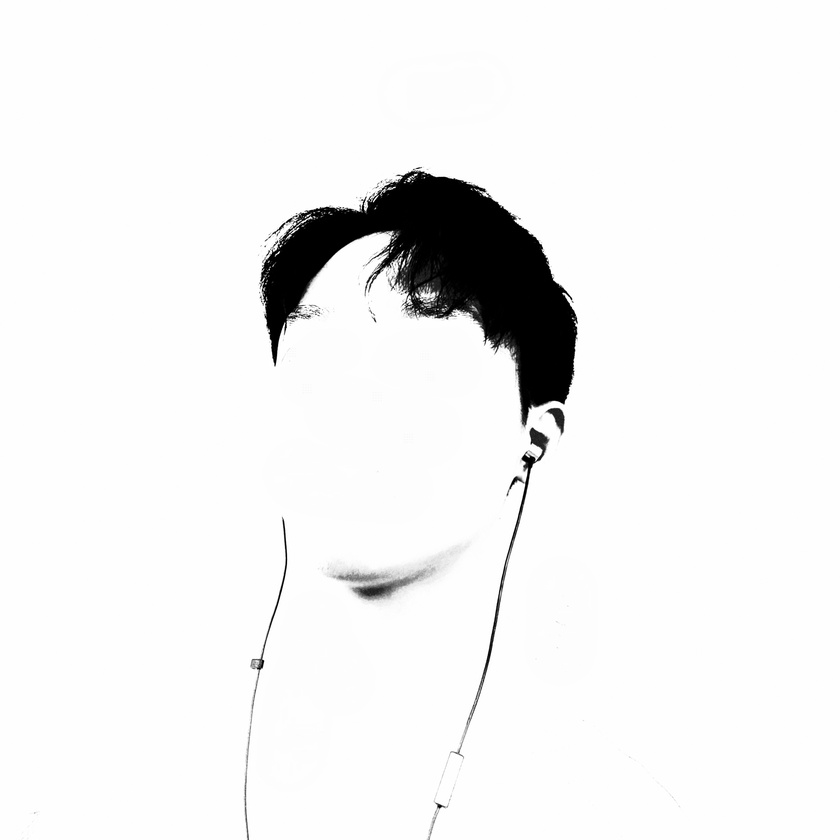
#> input picture 2019/02/17/Python生成词云图/mask.jpg, 840 x 840 px, shrunk from 3880 x 3876 before the run
$ python code.py
#> lines starting #> are read from the running program, lines starting #| are printed output that depends on the picture; after the words box and inside, x2 and y2 are one past the last pixel; in counts of white or black regions, pixels touching at a corner belong together
import os
import cv2
import numpy as np
from wordcloud import WordCloud

font = 'C:/Windows/Fonts/SIMYOU.TTF'    # 幼圆
string = 'LouisHsu 单键 小叔叔 想静静 95后 傲娇 skrrrrrrr 大猫座 佛了 要秃 嘤嘤嘤 真香'

mask = cv2.imread('./mask.jpg', cv2.IMREAD_GRAYSCALE)
#> mask is the input picture: shape (840, 840); min 0, max 255, mean 241.3
thresh, mask = cv2.threshold(mask, 127, 255, cv2.THRESH_BINARY)
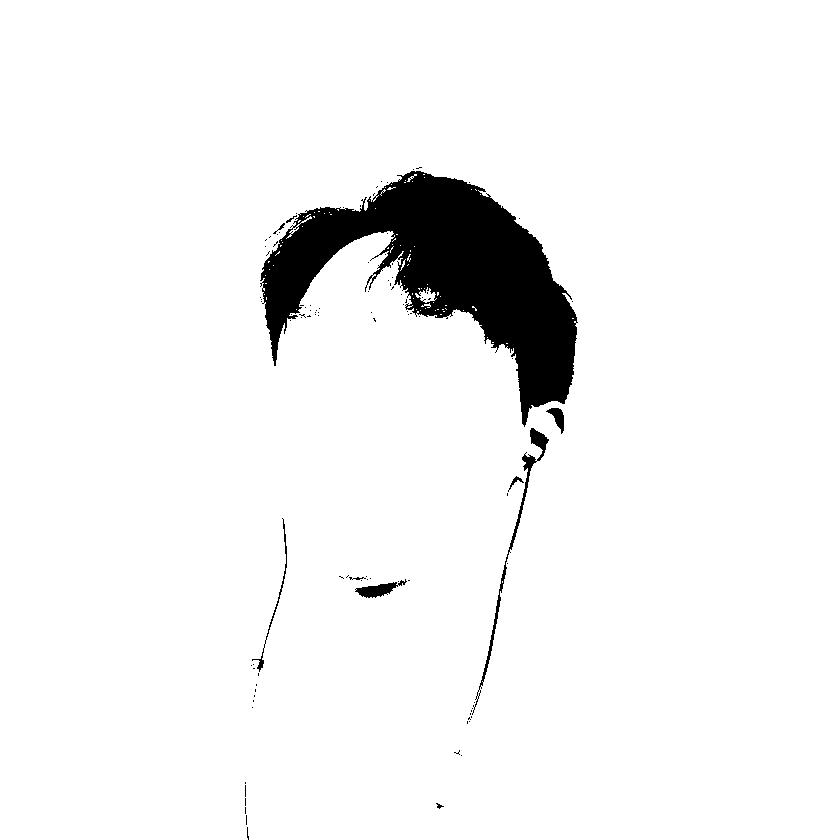
#> mask: shape (840, 840); 95.1% white; 105 black regions (95 under 20 px), largest, box (x1, y1, x2, y2) and area: (260, 171, 578, 427) 32317, (472, 428, 549, 715) 1071, (355, 579, 407, 598) 415

#> (the run stopped early here; a loop or call above may not have finished)
